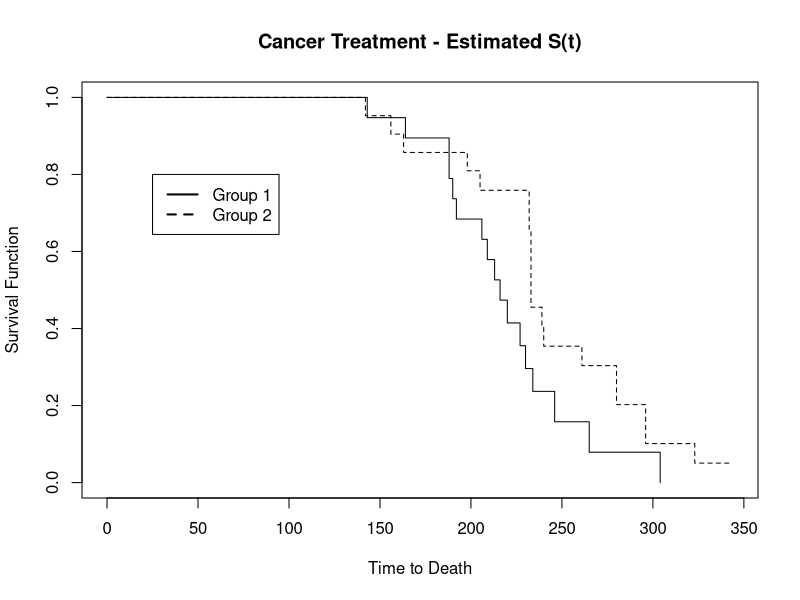

Generate this figure with R:

library(survival)
T = c( 143,164,188,188,190,192,206,209,213,216,
       220,227,230,234,246,265,304,216,244,
       142,156,163,198,205,232,232,233,233,233,
       233,239,240,261,280,280,296,296,323,204,
       344) 
ST = c(1,1,1,1,1,1,1,1,1,1,1,1,1,1,1,1,1,0,0,
       1,1,1,1,1,1,1,1,1,1,1,1,1,1,1,1,1,1,1,0,0)
G = c(1,1,1,1,1,1,1,1,1,1,1,1,1,1,1,1,1,1,1,
      2,2,2,2,2,2,2,2,2,2,2,2,2,2,2,2,2,2,2,2,2)

out = cbind(T,ST,G)
Surv(T, ST)

carcin <- survfit(Surv(T, ST) ~ G)
summary(carcin)
print(carcin, print.rmean=TRUE,rmean="individual")



#postscript("u:/meth1/psfiles/carcin_surv.ps",height=8,horizontal=F)

plot(carcin,ylab="Survival Function",xlab="Time to Death",
main="Cancer Treatment - Estimated S(t)",lty=1:2 )
legend(25,.8,c("Group 1","Group 2"),lty=1:2,lwd=2)

#graphics.off()


